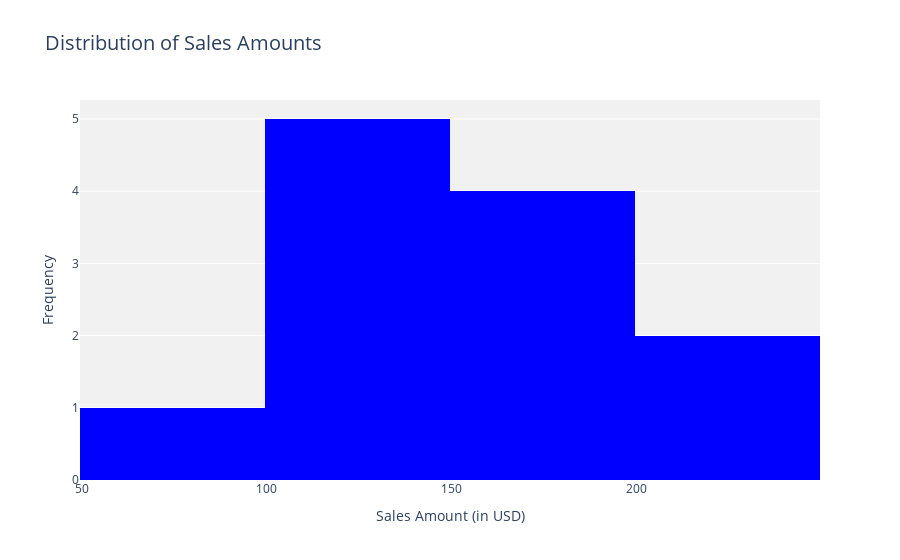

Notebook source saved alongside this figure:
### Markdown cell above
Histogram - plotly

### Code cell
# Example data: sales amounts (in USD)
sales = [120, 150, 100, 170, 130, 200, 220, 90, 110, 160, 140, 180]
df = pd.DataFrame({"Sales": sales})

# Create the histogram using plotly
fig = px.histogram(
    df,
    x="Sales",
    nbins=6,
    title="Distribution of Sales Amounts",
    labels={"Sales": "Sales Amount (in USD)"},
    color_discrete_sequence=["blue"]
)

# Customize the layout
fig.update_layout(
    title_font_size=20,
    xaxis_title="Sales Amount (in USD)",
    yaxis_title="Frequency",
    plot_bgcolor="rgba(240,240,240,0.9)"
)

# Show the interactive chart
fig.show()

### Figure 1 — Plotly figure (JSON) as saved in the notebook; plotly's stock layout.template omitted (floating-point values rounded to 4 significant figures)
{"data": [{"alignmentgroup": "True", "bingroup": "x", "hovertemplate": "Sales Amount (in USD)=%{x}<br>count=%{y}<extra></extra>", "legendgroup": "", "marker": {"color": "blue", "pattern": {"shape": ""}}, "name": "", "nbinsx": 6, "offsetgroup": "", "orientation": "v", "showlegend": false, "type": "histogram", "x": [120, 150, 100, 170, 130, 200, 220, 90, 110, 160, 140, 180], "xaxis": "x", "yaxis": "y"}], "layout": {"barmode": "relative", "legend": {"tracegroupgap": 0}, "plot_bgcolor": "rgba(240,240,240,0.9)", "title": {"font": {"size": 20}, "text": "Distribution of Sales Amounts"}, "xaxis": {"anchor": "y", "domain": [0, 1], "title": {"text": "Sales Amount (in USD)"}}, "yaxis": {"anchor": "x", "domain": [0, 1], "title": {"text": "Frequency"}}}}
